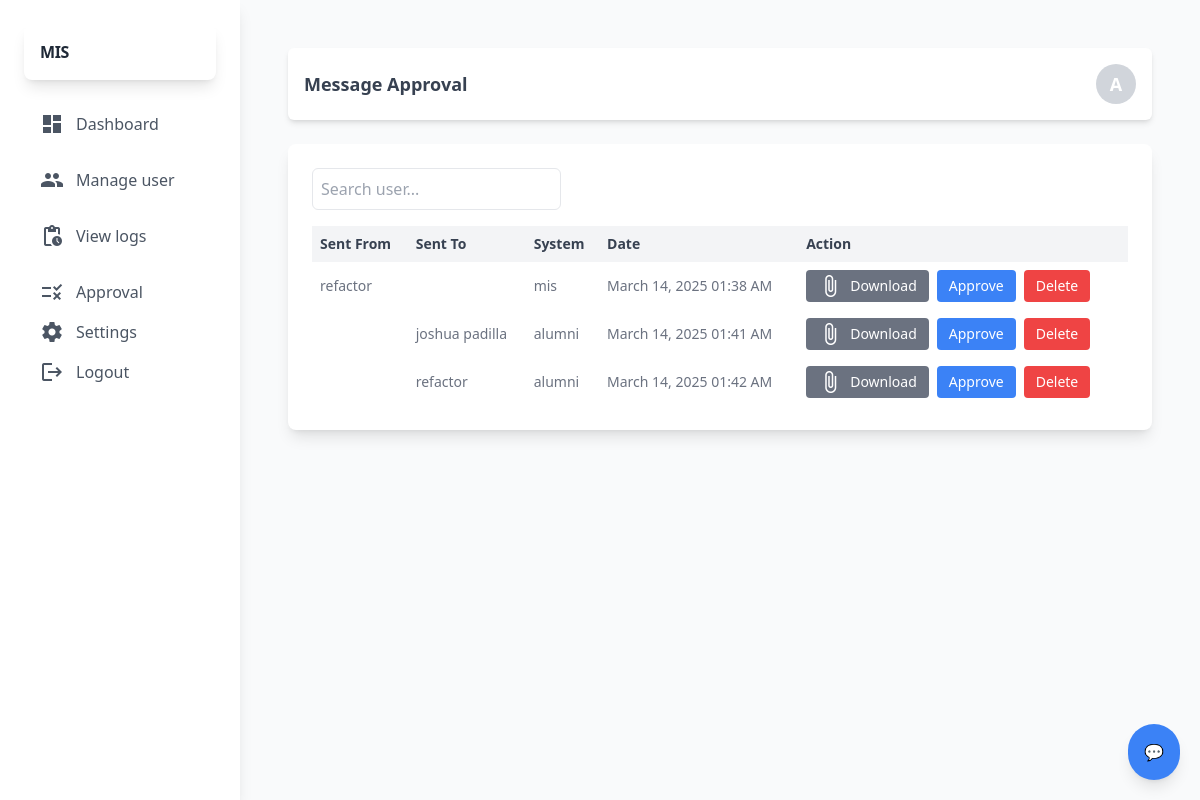
The page /admin/approval.php (signed in) on the database its author committed.
### tables this page shows
CREATE TABLE `user` (
  `id` int(11) NOT NULL,
  `name` varchar(255) NOT NULL,
  `username` varchar(255) NOT NULL,
  `password` varchar(255) NOT NULL,
  `type` varchar(60) NOT NULL,
  `status` int(11) NOT NULL DEFAULT 1 COMMENT '0=deleted,1=existing'
);

CREATE TABLE `chat_messages` (
  `chat_id` int(11) NOT NULL,
  `sender_id` int(11) NOT NULL,
  `receiver_id` int(11) NOT NULL,
  `message_text` text NOT NULL,
  `message_media` varchar(255) DEFAULT NULL,
  `systemFrom` varchar(60) NOT NULL,
  `systemTo` varchar(60) NOT NULL,
  `message_status` int(11) NOT NULL DEFAULT 1 COMMENT '0=deleted,1=existing,2=waiting for approval',
  `date_sent` timestamp NOT NULL DEFAULT current_timestamp() ON UPDATE current_timestamp()
);

### admin/backend/db.php (called while the page is built, shortened)
<?php
class db_connect
{
    public $host = db_host;
    public $user = db_user;
    public $pass = db_pass;
    public $name = db_name;
    public function connect()
    {
        try {
            $this->conn = new mysqli($this->host, $this->user, $this->pass, $this->name);
        } catch (\Throwable $th) {
            header("Location:setup.php");
        }
    }
}

### admin/backend/class.php (called while the page is built, shortened)
<?php
include ('db.php');
class global_class extends db_connect
{
    public function check_account($user_id ) {
        $query = "SELECT * FROM user WHERE id = $user_id";
        $result = $this->conn->query($query);
        $items = [];
        if ($result && $result->num_rows > 0) {
            while ($row = $result->fetch_assoc()) {
                $items[] = $row;
            }
        }
        return $items;
    }
    public function message_approval_list() {
        $query = $this->conn->prepare("
            SELECT chat_messages.*,
                   sender.name AS sender,
                   receiver.name AS receiver
            FROM chat_messages
            LEFT JOIN user AS sender ON sender.id = chat_messages.sender_id
            LEFT JOIN user AS receiver ON receiver.id = chat_messages.receiver_id
            WHERE chat_messages.message_status = '2'
        ");
        if ($query->execute()) {
            return $query->get_result();
        }
    }
}

### admin/backend/end-points/message_approval_list.php (the view, shortened to what this page needs)
<?php
$message_approval_list = $db->message_approval_list();
if ($message_approval_list->num_rows > 0): ?>
    <?php foreach ($message_approval_list as $message): ?>
        <tr>
            <td class="p-2"><?php echo htmlspecialchars($message['sender']); ?></td>
            <td class="p-2"><?php echo htmlspecialchars($message['receiver']); ?></td>
            <td class="p-2"><?php echo htmlspecialchars($message['systemFrom']); ?></td>
            <td class="p-2">
                <?= isset($message['date_sent'])
                    ? date("F d, Y h:i A", strtotime($message['date_sent']))
                    : 'N/A'; ?>
            </td>
            <td class="p-2 flex space-x-2">
                <a href="../assets/<?= htmlspecialchars($message['message_media']); ?>"
                   target="_blank"
                   download="<?= htmlspecialchars($message['message_media']); ?>"
                   class="px-3 py-1 bg-gray-500 text-white rounded hover:bg-blue-600 flex items-center gap-2">
                    <span class="material-icons text-white">attach_file</span>
                    Download
                </a>
                <button class="TogglerAcceptChat px-3 py-1 bg-blue-500 text-white rounded hover:bg-red-600"
                        data-id="<?= $message['chat_id']; ?>">
                    Approve
                </button>
                <button class="TogglerDeleteChat px-3 py-1 bg-red-500 text-white rounded hover:bg-red-600"
                        data-id="<?= $message['chat_id']; ?>">
                    Delete
                </button>
            </td>
        </tr>
    <?php endforeach; ?>
<?php else: ?>
    <tr>
        <td colspan="5" class="p-2">No record found.</td>
    </tr>
<?php endif; ?>

### admin/approval.php (shortened to what this page needs)
<?php
include "components/header.php";
?>
<div class="flex justify-between items-center bg-white p-4 mb-6 rounded-md shadow-md">
    <h2 class="text-lg font-semibold text-gray-700">Message Approval</h2>
    <div class="w-10 h-10 bg-gray-300 rounded-full flex items-center justify-center text-lg font-bold text-white">
        <?php
        echo substr(ucfirst($account[0]['name']), 0, 1);
        ?>
    </div>
</div>
<div class="bg-white rounded-lg shadow-lg p-6">
    <div class="mb-4">
        <input type="text" id="searchInput" class="p-2 border rounded-md" placeholder="Search user...">
    </div>
    <div class="overflow-x-auto">
        <table id="userTable" class="display table-auto w-full text-sm text-left text-gray-500 dark:text-gray-400">
            <thead class="bg-gray-100 text-gray-700">
                <tr>
                    <th class="p-2">Sent From</th>
                    <th class="p-2">Sent To</th>
                    <th class="p-2">System</th>
                    <th class="p-2">Date</th>
                    <th class="p-2">Action</th>
                </tr>
            </thead>
            <tbody>
                <?php include "backend/end-points/message_approval_list.php"; ?>
            </tbody>
        </table>
    </div>
</div>
<?php
include "components/footer.php";
?>

### rows shown on the page
user: name "A"
chat_messages: user.name "refactor", systemFrom "mis", date_sent "March 14, 2025 01:38 AM"
chat_messages: user.name "joshua padilla", systemFrom "alumni", date_sent "March 14, 2025 01:41 AM"
chat_messages: user.name "refactor", systemFrom "alumni", date_sent "March 14, 2025 01:42 AM"
